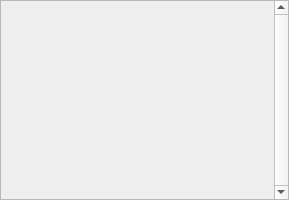
<?xml version="1.0" encoding="UTF-8"?>
<ui version="4.0">
 <class>toolPanel</class>
 <widget class="QWidget" name="toolPanel">
  <property name="geometry">
   <rect>
    <x>0</x>
    <y>0</y>
    <width>289</width>
    <height>200</height>
   </rect>
  </property>
  <property name="sizePolicy">
   <sizepolicy hsizetype="Preferred" vsizetype="Preferred">
    <horstretch>0</horstretch>
    <verstretch>0</verstretch>
   </sizepolicy>
  </property>
  <property name="windowTitle">
   <string>Form</string>
  </property>
  <layout class="QVBoxLayout" name="verticalLayout">
   <property name="spacing">
    <number>0</number>
   </property>
   <property name="leftMargin">
    <number>0</number>
   </property>
   <property name="topMargin">
    <number>0</number>
   </property>
   <property name="rightMargin">
    <number>0</number>
   </property>
   <property name="bottomMargin">
    <number>0</number>
   </property>
   <item>
    <widget class="QWidget" name="scrollHolder" native="true">
     <property name="sizePolicy">
      <sizepolicy hsizetype="Preferred" vsizetype="Preferred">
       <horstretch>0</horstretch>
       <verstretch>0</verstretch>
      </sizepolicy>
     </property>
     <layout class="QVBoxLayout" name="verticalLayout_2">
      <property name="leftMargin">
       <number>0</number>
      </property>
      <property name="topMargin">
       <number>0</number>
      </property>
      <property name="rightMargin">
       <number>0</number>
      </property>
      <property name="bottomMargin">
       <number>0</number>
      </property>
      <item>
       <widget class="QScrollArea" name="scrollArea">
        <property name="sizePolicy">
         <sizepolicy hsizetype="Preferred" vsizetype="Preferred">
          <horstretch>0</horstretch>
          <verstretch>0</verstretch>
         </sizepolicy>
        </property>
        <property name="minimumSize">
         <size>
          <width>250</width>
          <height>0</height>
         </size>
        </property>
        <property name="verticalScrollBarPolicy">
         <enum>Qt::ScrollBarAlwaysOn</enum>
        </property>
        <property name="horizontalScrollBarPolicy">
         <enum>Qt::ScrollBarAlwaysOff</enum>
        </property>
        <property name="sizeAdjustPolicy">
         <enum>QAbstractScrollArea::AdjustIgnored</enum>
        </property>
        <property name="widgetResizable">
         <bool>true</bool>
        </property>
        <widget class="QWidget" name="scrollAreaWidgetContents">
         <property name="geometry">
          <rect>
           <x>0</x>
           <y>0</y>
           <width>272</width>
           <height>198</height>
          </rect>
         </property>
         <property name="sizePolicy">
          <sizepolicy hsizetype="Preferred" vsizetype="Preferred">
           <horstretch>0</horstretch>
           <verstretch>0</verstretch>
          </sizepolicy>
         </property>
         <layout class="QVBoxLayout" name="verticalLayout_3">
          <property name="spacing">
           <number>0</number>
          </property>
          <property name="leftMargin">
           <number>0</number>
          </property>
          <property name="topMargin">
           <number>0</number>
          </property>
          <property name="rightMargin">
           <number>0</number>
          </property>
          <property name="bottomMargin">
           <number>0</number>
          </property>
         </layout>
        </widget>
       </widget>
      </item>
     </layout>
    </widget>
   </item>
  </layout>
 </widget>
 <resources/>
 <connections/>
</ui>
